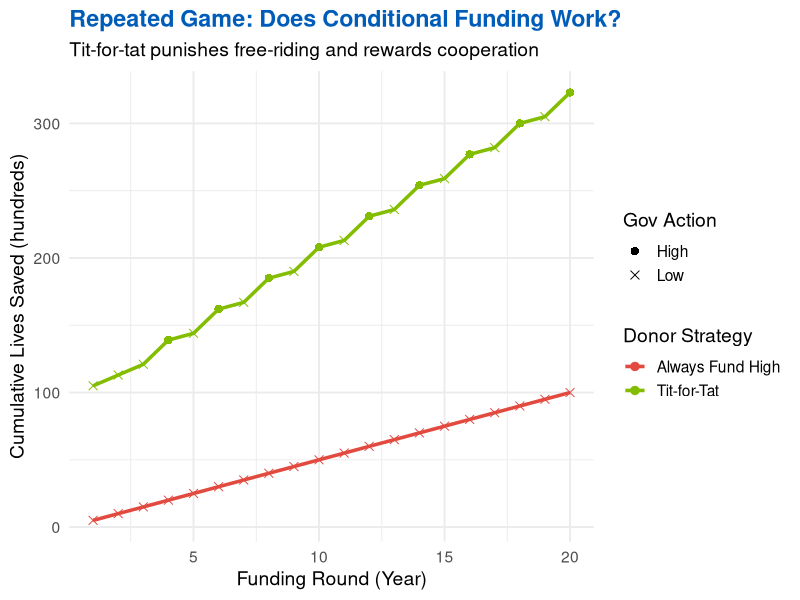
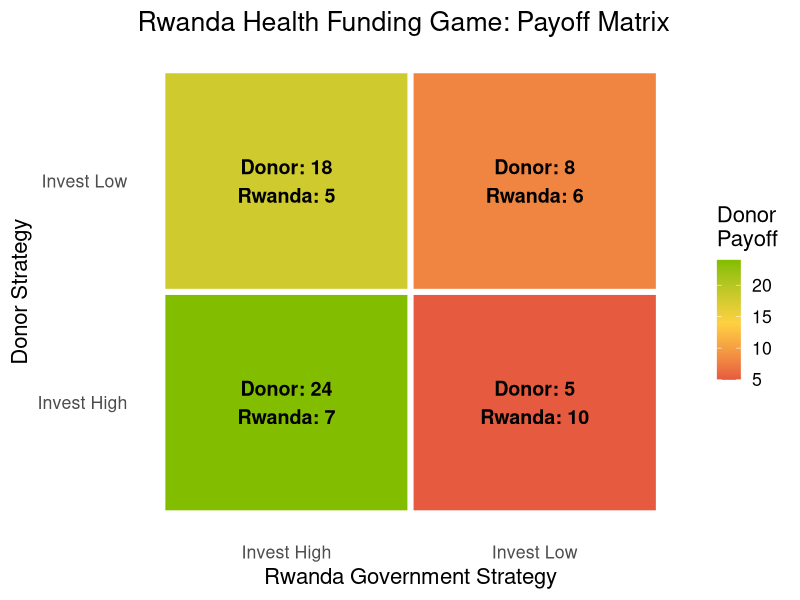

Write R code to recreate these figures, in order.
## ---- chunk 1
#| label: payoff-and-nash
#| echo: true

# Donor payoffs (lives saved, in hundreds)
donor_payoffs <- matrix(
  c(24, 18, 5, 8), nrow = 2, ncol = 2,
  dimnames = list(Donor = c("Invest High", "Invest Low"),
                  Rwanda = c("Invest High", "Invest Low")))

# Government payoffs (composite score)
gov_payoffs <- matrix(
  c(7, 5, 10, 6), nrow = 2, ncol = 2,
  dimnames = list(Donor = c("Invest High", "Invest Low"),
                  Rwanda = c("Invest High", "Invest Low")))

# Find Nash Equilibria by checking best responses
find_nash <- function(p1, p2) {
  nash <- list()
  for (i in 1:nrow(p1))
    for (j in 1:ncol(p1))
      if (p1[i, j] == max(p1[, j]) & p2[i, j] == max(p2[i, ]))
        nash <- c(nash, list(c(row = i, col = j)))
  nash
}

ne <- find_nash(donor_payoffs, gov_payoffs)
for (eq in ne)
  cat(sprintf("Nash Equilibrium: (%s, %s) -> Donor: %d, Gov: %d\n",
              rownames(donor_payoffs)[eq[1]],
              colnames(donor_payoffs)[eq[2]],
              donor_payoffs[eq[1], eq[2]], gov_payoffs[eq[1], eq[2]]))
# Expected: (Invest High, Invest Low) -- the free-rider outcome
## ---- chunk 2
#| label: repeated-game
#| echo: true
#| fig-width: 10
#| fig-height: 5

library(ggplot2)
set.seed(42)

simulate_repeated <- function(donor_strategy, n = 20) {
  d_act <- g_act <- character(n)
  d_pay <- g_pay <- numeric(n)
  payoffs <- list("High_High" = c(D=24,G=7), "High_Low" = c(D=5,G=10),
                  "Low_High"  = c(D=18,G=5), "Low_Low"  = c(D=8,G=6))
  for (t in 1:n) {
    d_act[t] <- if (donor_strategy == "always_high") "High"
                else if (t == 1) "High"
                else if (g_act[t-1] == "High") "High" else "Low"
    g_act[t] <- if (t <= 3) "Low"
                else if (donor_strategy == "tit_for_tat" & d_act[t] == "Low") "High"
                else "Low"
    p <- payoffs[[paste0(d_act[t], "_", g_act[t])]]
    d_pay[t] <- p["D"]; g_pay[t] <- p["G"]
  }
  data.frame(round=1:n, gov_action=g_act, donor_payoff=d_pay)
}

always <- simulate_repeated("always_high"); always$strategy <- "Always Fund High"
tft    <- simulate_repeated("tit_for_tat"); tft$strategy    <- "Tit-for-Tat"
results <- rbind(always, tft)

ggplot(results, aes(x=round, y=cumsum(donor_payoff), color=strategy)) +
  geom_line(linewidth=1.2) +
  geom_point(aes(shape=gov_action), size=2.5) +
  scale_color_manual(values=c("#E24A3F","#83BD00")) +
  scale_shape_manual(values=c(High=16, Low=4), name="Gov Action") +
  labs(title="Repeated Game: Does Conditional Funding Work?",
       subtitle="Tit-for-tat punishes free-riding and rewards cooperation",
       x="Funding Round (Year)", y="Cumulative Lives Saved (hundreds)",
       color="Donor Strategy") +
  theme_minimal(base_size=14) +
  theme(plot.title=element_text(color="#005CB9", face="bold"))
## ---- chunk 3
#| label: payoff-heatmap
#| echo: true
#| fig-width: 9
#| fig-height: 5

game_df <- expand.grid(Donor=c("Invest High","Invest Low"),
                       Rwanda=c("Invest High","Invest Low"))
game_df$Donor_Payoff <- c(24,18,5,8)
game_df$Gov_Payoff   <- c(7,5,10,6)
game_df$Label <- paste0("Donor: ",game_df$Donor_Payoff,
                        "\nRwanda: ",game_df$Gov_Payoff)

ggplot(game_df, aes(x=Rwanda, y=Donor, fill=Donor_Payoff)) +
  geom_tile(color="white", linewidth=2) +
  geom_text(aes(label=Label), size=5, fontface="bold") +
  scale_fill_gradient2(low="#E24A3F", mid="#FED141", high="#83BD00",
                       midpoint=14, name="Donor\nPayoff") +
  labs(title="Rwanda Health Funding Game: Payoff Matrix",
       x="Rwanda Government Strategy", y="Donor Strategy") +
  theme_minimal(base_size=16) + theme(panel.grid=element_blank())
